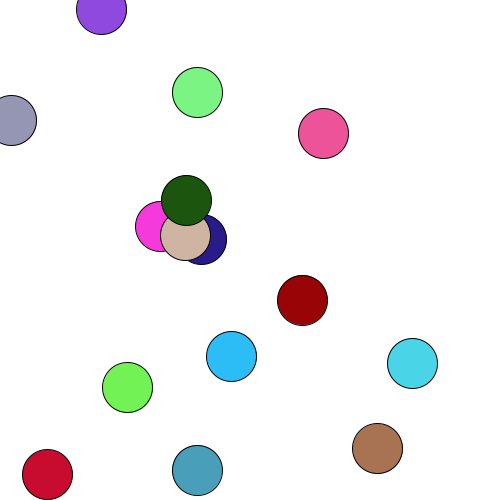
Frame 1 (no input)
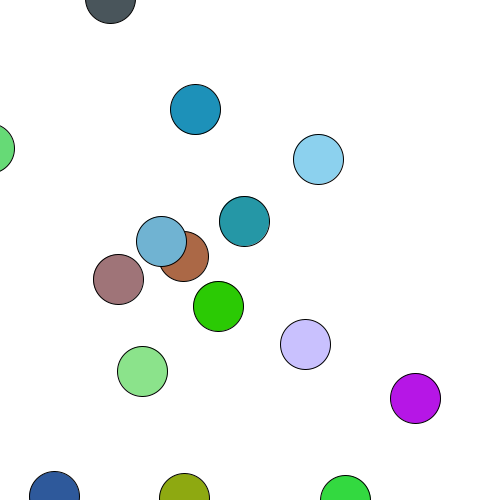
Frame 60 (the mouse pressed at the canvas centre just before this capture)
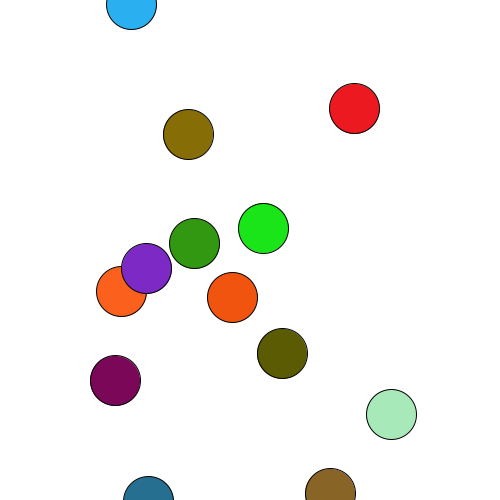
Frame 120 (the mouse held since frame 60 and released just before this capture)

The Processing sketch that drew these frames (run headless with seeded random() and noise(); from frame 60 on, the mouse is pressed at the canvas centre):

// Processing sketch: ManyRandomColouredParticles
// ── ManyRandomColouredParticles.pde
//Jonathan Graydon
//Many Coloured Particles
//This program will make 15 randomly colour changing particles
//This program uses many methods and an external class to store the particles


// Particle class to store position, movement, and color attributes
class Particle {
  float posX, posY;  // Position of the particle
  float directionX, directionY;  // Direction of movement
  color particleColor;  // Color of the particle
  
  // Constructor to initialize the position and color
  Particle(float x, float y) {
    posX = x;
    posY = y;
    
    // Initialize with a random color
    particleColor = color(random(255), random(255), random(255));
  }
  
  // Method to update the position and change the color
  void move() {
    directionX = random(-5, 5);  // Random movement in X direction
    directionY = random(-5, 5);  // Random movement in Y direction
    
    // Update the position
    posX += directionX;
    posY += directionY;
    
    // Continuously change the color by randomizing RGB values
    particleColor = color(random(255), random(255), random(255));
  }
  
  // Method to display the particle with its color
  void display() {
    fill(particleColor);  // Set the fill color to the particle's color
    ellipse(posX, posY, 50, 50);  // Draw the particle as a circle with a 50x50 size
  }
}

Particle[] particles;  // Array to store the 15 particles

void setup() {
  size(500, 500);
  background(255);
  
  particles = new Particle[15];  // Create an array to hold 15 particles
  
  // Initialize each particle with random positions
  for (int i = 0; i < particles.length; i++) {
    float randomX = random(width);  // Random starting position in X
    float randomY = random(height); // Random starting position in Y
    particles[i] = new Particle(randomX, randomY);
  }
}

void draw() {
  background(255);
  
  // Update and display each particle
  for (int i = 0; i < particles.length; i++) {
    particles[i].move();    // Move the particle and change color
    particles[i].display(); // Display the particle with the updated color
  }
}
